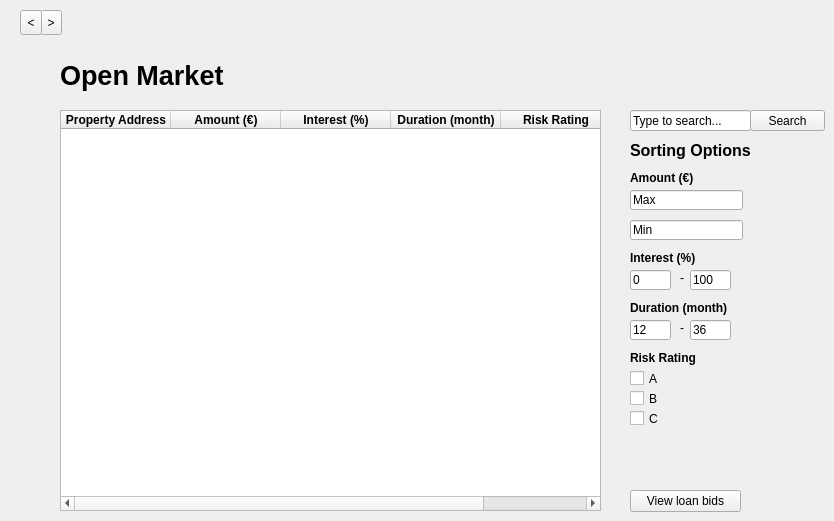
    <widget class="QWidget" name="openmarket_page">
     <widget class="QPushButton" name="openmarket_view_loan_bids_pushbutton">
      <property name="geometry">
       <rect>
        <x>630</x>
        <y>490</y>
        <width>111</width>
        <height>22</height>
       </rect>
      </property>
      <property name="text">
       <string>View loan bids</string>
      </property>
     </widget>
     <widget class="QLabel" name="openmarket_duration_label">
      <property name="geometry">
       <rect>
        <x>630</x>
        <y>300</y>
        <width>141</width>
        <height>16</height>
       </rect>
      </property>
      <property name="font">
       <font>
        <weight>75</weight>
        <bold>true</bold>
       </font>
      </property>
      <property name="text">
       <string>Duration (month)</string>
      </property>
     </widget>
     <widget class="QToolButton" name="next_4">
      <property name="geometry">
       <rect>
        <x>40</x>
        <y>10</y>
        <width>22</width>
        <height>25</height>
       </rect>
      </property>
      <property name="text">
       <string>&gt;</string>
      </property>
     </widget>
     <widget class="QLineEdit" name="openmarket_min_amount_lineedit">
      <property name="geometry">
       <rect>
        <x>630</x>
        <y>220</y>
        <width>113</width>
        <height>20</height>
       </rect>
      </property>
      <property name="text">
       <string>Min</string>
      </property>
     </widget>
     <widget class="QCheckBox" name="openmarket_rating_checkbox_b">
      <property name="geometry">
       <rect>
        <x>630</x>
        <y>390</y>
        <width>70</width>
        <height>17</height>
       </rect>
      </property>
      <property name="text">
       <string>B</string>
      </property>
     </widget>
     <widget class="QLabel" name="openmarket_interest_label">
      <property name="geometry">
       <rect>
        <x>630</x>
        <y>250</y>
        <width>81</width>
        <height>16</height>
       </rect>
      </property>
      <property name="font">
       <font>
        <weight>75</weight>
        <bold>true</bold>
       </font>
      </property>
      <property name="text">
       <string>Interest (%)</string>
      </property>
     </widget>
     <widget class="QLineEdit" name="openmarket_search_lineedit">
      <property name="geometry">
       <rect>
        <x>630</x>
        <y>110</y>
        <width>121</width>
        <height>21</height>
       </rect>
      </property>
      <property name="text">
       <string>Type to search...</string>
      </property>
     </widget>
     <widget class="QLineEdit" name="openmarket_max_amount_lineedit">
      <property name="geometry">
       <rect>
        <x>630</x>
        <y>190</y>
        <width>113</width>
        <height>20</height>
       </rect>
      </property>
      <property name="text">
       <string>Max</string>
      </property>
     </widget>
     <widget class="QLineEdit" name="openmarket_interest1_lineedit">
      <property name="geometry">
       <rect>
        <x>630</x>
        <y>270</y>
        <width>41</width>
        <height>20</height>
       </rect>
      </property>
      <property name="text">
       <string>0</string>
      </property>
     </widget>
     <widget class="QLineEdit" name="openmarket_duration2_lineedit">
      <property name="geometry">
       <rect>
        <x>690</x>
        <y>320</y>
        <width>41</width>
        <height>20</height>
       </rect>
      </property>
      <property name="text">
       <string>36</string>
      </property>
     </widget>
     <widget class="QLabel" name="openmarket_interest_dash_label">
      <property name="geometry">
       <rect>
        <x>680</x>
        <y>270</y>
        <width>16</width>
        <height>16</height>
       </rect>
      </property>
      <property name="text">
       <string>-</string>
      </property>
     </widget>
     <widget class="QCheckBox" name="openmarket_rating_checkbox_c">
      <property name="geometry">
       <rect>
        <x>630</x>
        <y>410</y>
        <width>70</width>
        <height>17</height>
       </rect>
      </property>
      <property name="text">
       <string>C</string>
      </property>
     </widget>
     <widget class="QLabel" name="openmarket_duration_dash_label">
      <property name="geometry">
       <rect>
        <x>680</x>
        <y>320</y>
        <width>16</width>
        <height>16</height>
       </rect>
      </property>
      <property name="text">
       <string>-</string>
      </property>
     </widget>
     <widget class="QPushButton" name="openmarket_search_pushbutton">
      <property name="geometry">
       <rect>
        <x>750</x>
        <y>110</y>
        <width>75</width>
        <height>21</height>
       </rect>
      </property>
      <property name="text">
       <string>Search</string>
      </property>
     </widget>
     <widget class="QToolButton" name="prev_4">
      <property name="geometry">
       <rect>
        <x>20</x>
        <y>10</y>
        <width>22</width>
        <height>25</height>
       </rect>
      </property>
      <property name="text">
       <string>&lt;</string>
      </property>
     </widget>
     <widget class="QLabel" name="openmarket_rating_label">
      <property name="geometry">
       <rect>
        <x>630</x>
        <y>350</y>
        <width>71</width>
        <height>16</height>
       </rect>
      </property>
      <property name="font">
       <font>
        <weight>75</weight>
        <bold>true</bold>
       </font>
      </property>
      <property name="text">
       <string>Risk Rating</string>
      </property>
     </widget>
     <widget class="QLabel" name="openmarket_sorting_options_label">
      <property name="geometry">
       <rect>
        <x>630</x>
        <y>140</y>
        <width>161</width>
        <height>21</height>
       </rect>
      </property>
      <property name="font">
       <font>
        <pointsize>12</pointsize>
        <weight>75</weight>
        <bold>true</bold>
       </font>
      </property>
      <property name="text">
       <string>Sorting Options</string>
      </property>
     </widget>
     <widget class="QLabel" name="openmarket_title_label">
      <property name="geometry">
       <rect>
        <x>60</x>
        <y>60</y>
        <width>311</width>
        <height>31</height>
       </rect>
      </property>
      <property name="font">
       <font>
        <pointsize>20</pointsize>
        <weight>75</weight>
        <bold>true</bold>
       </font>
      </property>
      <property name="text">
       <string>Open Market</string>
      </property>
     </widget>
     <widget class="QCheckBox" name="openmarket_rating_checkbox_a">
      <property name="geometry">
       <rect>
        <x>630</x>
        <y>370</y>
        <width>70</width>
        <height>17</height>
       </rect>
      </property>
      <property name="text">
       <string>A</string>
      </property>
     </widget>
     <widget class="QLabel" name="openmarket_amount_label">
      <property name="geometry">
       <rect>
        <x>630</x>
        <y>170</y>
        <width>121</width>
        <height>16</height>
       </rect>
      </property>
      <property name="font">
       <font>
        <weight>75</weight>
        <bold>true</bold>
       </font>
      </property>
      <property name="text">
       <string>Amount (€)</string>
      </property>
     </widget>
     <widget class="QLineEdit" name="openmarket_duration1_lineedit">
      <property name="geometry">
       <rect>
        <x>630</x>
        <y>320</y>
        <width>41</width>
        <height>20</height>
       </rect>
      </property>
      <property name="text">
       <string>12</string>
      </property>
     </widget>
     <widget class="QLineEdit" name="openmarket_interest2_lineedit">
      <property name="geometry">
       <rect>
        <x>690</x>
        <y>270</y>
        <width>41</width>
        <height>20</height>
       </rect>
      </property>
      <property name="text">
       <string>100</string>
      </property>
     </widget>
     <widget class="QTableWidget" name="openmarket_open_market_table">
      <property name="geometry">
       <rect>
        <x>60</x>
        <y>110</y>
        <width>541</width>
        <height>401</height>
       </rect>
      </property>
      <property name="maximumSize">
       <size>
        <width>641</width>
        <height>16777215</height>
       </size>
      </property>
      <property name="font">
       <font>
        <weight>75</weight>
        <bold>true</bold>
       </font>
      </property>
      <property name="editTriggers">
       <set>QAbstractItemView::NoEditTriggers</set>
      </property>
      <property name="alternatingRowColors">
       <bool>false</bool>
      </property>
      <property name="selectionMode">
       <enum>QAbstractItemView::SingleSelection</enum>
      </property>
      <property name="selectionBehavior">
       <enum>QAbstractItemView::SelectRows</enum>
      </property>
      <property name="showGrid">
       <bool>false</bool>
      </property>
      <property name="gridStyle">
       <enum>Qt::DotLine</enum>
      </property>
      <property name="rowCount">
       <number>0</number>
      </property>
      <attribute name="horizontalHeaderDefaultSectionSize">
       <number>110</number>
      </attribute>
      <attribute name="horizontalHeaderStretchLastSection">
       <bool>true</bool>
      </attribute>
      <attribute name="verticalHeaderStretchLastSection">
       <bool>false</bool>
      </attribute>
      <column>
       <property name="text">
        <string>Property Address</string>
       </property>
      </column>
      <column>
       <property name="text">
        <string>Amount (€)</string>
       </property>
       <property name="font">
        <font>
         <weight>75</weight>
         <bold>true</bold>
        </font>
       </property>
      </column>
      <column>
       <property name="text">
        <string>Interest (%)</string>
       </property>
       <property name="font">
        <font>
         <weight>75</weight>
         <bold>true</bold>
        </font>
       </property>
      </column>
      <column>
       <property name="text">
        <string>Duration (month)</string>
       </property>
       <property name="font">
        <font>
         <weight>75</weight>
         <bold>true</bold>
        </font>
       </property>
      </column>
      <column>
       <property name="text">
        <string>Risk Rating</string>
       </property>
       <property name="font">
        <font>
         <weight>75</weight>
         <bold>true</bold>
        </font>
       </property>
      </column>
     </widget>
    </widget>
